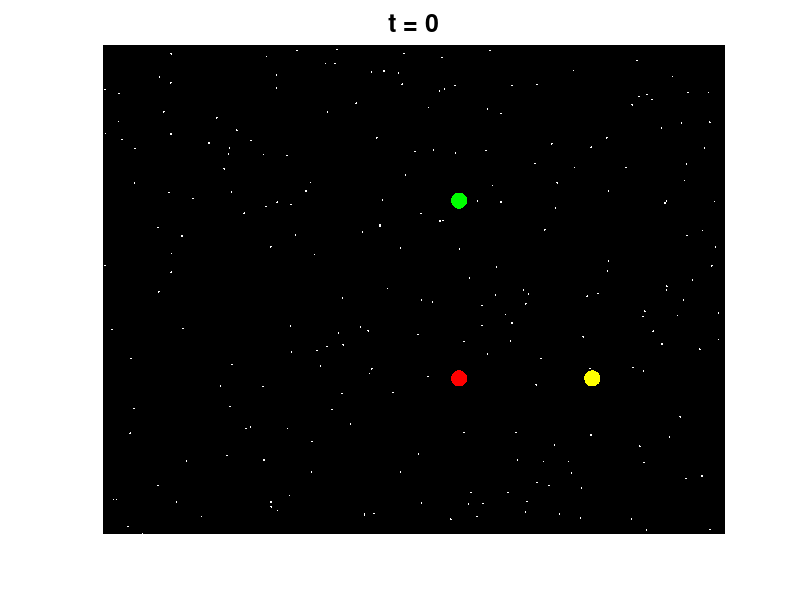

The MATLAB script that drew this image: (Note: this script raises an error after producing the figure.)
%% Pythagorean planets
% Behnam Hashemi and Nick Trefethen, December 2014

%%
% (Chebfun Example ode-nonlin/ThreePlanets.m)
% [Tags: #planets, #chaos, #dynamics, #self-ionization]

function threePlanets()
%%
% When three or more bodies interact gravitationally according
% to Newton's laws, the resulting orbits can be wonderfully
% complicated.  This example explores a special case
% in which the initial configuration has the three planets
% stationary at the positions of a 3-4-5 right
% triangle and the planets attract each other with pairwise $1/r^2$ forces.

%%
% To solve the problem, we use Chebfun's backslash command in
% the standard manner (which invokes the MATLAB `ode113` command
% to do the time-stepping).  Complex arithmetic is used for brevity.
% We solve the problem over a time interval of length 100, and 
% the solution reveals a beautiful property: the orbit is chaotic 
% for $t < t_c \approx 86$, but then at time $t = t_c$ the system 
% "self-ionizes".  After this point one planet goes off in one direction 
% and the other two go off as a pair in the opposite direction.  Such a
% thing could never happen with just two planets, but with three
% it is possible: energy and momentum are conserved.
% Thus this dynamical system illustrates the phenomenon
% of _transient chaos_.

%%
% This Example is modeled after the code `planets.m` in [1]. The
% second author first heard of the example from Oxford's
% astrophysicist James Binney.

%%
% To have some fun with this problem, it's nice to
% plot the configurations on a black background with a collection
% of "stars" at random locations.  The code `plotframe`
% does this.  Here is our initial condition:
x0 = 0; y0 = 3; z0 = 4i;
MS = 'markersize'; FS = 'fontsize';
plotframe(x0,y0,z0)
title('t = 0',FS,18)

%%
% Now we solve the problem to time $t=100$:
tmax = 100; dom = [0 tmax];
N = chebop(@planetfun, dom);
N.lbc = @(x,y,z) [x-x0; y-y0; z-z0; diff(x); diff(y); diff(z)];
u = N\0;
[x,y,z] = deal(u);

%%
% Here is a typical configuration for $t < t_c$:
t = 50;
plotframe(x(t),y(t),z(t))
title(['t = ' num2str(t) ],FS,18)

%%
% Here is how it looks at the critical moment:
t = 86;
plotframe(x(t),y(t),z(t))
title(['t = ' num2str(t) ],FS,18)

%%
% Of course, this problem really looks best in the form of
% movie!  To see the movie, you can execute this M-file.
% The final frame shows the system after it has split into
% two subsyestems, drifting apart forever.
dt = .4; tmax = 100;
for t = 0:dt:tmax
    plotframe(x(t),y(t),z(t))
    title(sprintf('t = %3.0f',t),FS,18),
    drawnow, pause(0.1)
end

%% References
%
% 1. L.N. Trefethen, Ten digit algorithms, unpublished essay, 
% https://people.maths.ox.ac.uk/trefethen/tda.html, 2005.

function plotframe(x,y,z)
rng(0);
MS = 'markersize';
% Set the mood by plotting some "stars":
fill(20*[-1 1 1 -1 -1],20*[-1 -1 1 1 -1],'k')
hold on, grid on, axis([1.27*[-6.3 4.7] -3.5 7.5])
xStars = 15*rand(250,1)-8; yStars = 11*rand(250,1)-3.5;
plot(xStars,yStars,'.w',MS,4);
% Locate the three planets.
xh = plot(real(x),imag(x),'.r',MS,35);
yh = plot(real(y),imag(y),'.y',MS,35);
zh = plot(real(z),imag(z),'.g',MS,35);
axis off, hold off
end

function out = planetfun(t, x, y, z)
forceYX = (y - x)./abs(y - x).^3;
forceZX = (z - x)./abs(z - x).^3;
forceZY = (z - y)./abs(z - y).^3;
out = [diff(x, 2) - forceYX - forceZX; 
    diff(y, 2) + forceYX - forceZY;
    diff(z, 2) + forceZX + forceZY];
end

end
